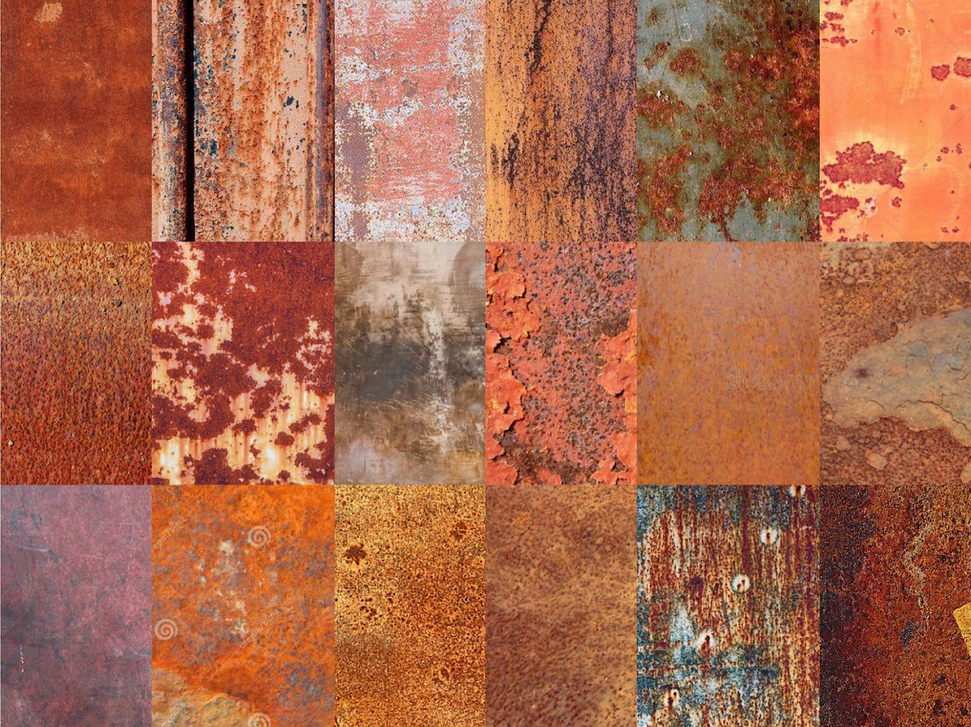
#> input picture Training2.png, 971 x 727 px, shrunk from 2048 x 1534 before the run, given in place of test9.png, which was not available
$ python 'Corrosion Detection.py'
#> lines starting #> are read from the running program, lines starting #| are printed output that depends on the picture; pictures that were not available may be replaced by others from this repository, and a replacement may not be noted
#Hello
#This code is used to identify corroded area in an image.

import numpy as np
import cv2
import matplotlib.pyplot as plt


# The funtion of downsampling gray intensity value of the image
def downsample(input):
    new_image = input.copy()
    max_gray_level = maxGrayLevel(input)
    height = input.shape[0]
    width = input.shape[1]

    # if the max gray scale of the image is larger than gray_level that user set,
    # then the max gray intensity will be downsampled to reduce the size of the gray level co-occurrence matrix
    if max_gray_level > gray_level:
        for j in range(height):
            for i in range(width):
                new_image[j][i] = new_image[j][i] * gray_level / max_gray_level
    return new_image

# Pad the image to square for easy extraction of patches with size of 15(pixels)*15(pixels)
def pad_image( image ):
    height = image.shape[0]
    width = image.shape[1]
    hei = height % 15
    wid = width % 15
    new_height = height+15-hei
    new_width = width+15-wid
    if new_height >= new_width:
        img = cv2.copyMakeBorder(image, 0, 15-hei, 0, new_height-width, cv2.BORDER_CONSTANT, value=[255,255,255])
    else:
        img = cv2.copyMakeBorder(image, 0,new_width-height , 0, 15-wid, cv2.BORDER_CONSTANT, value=[255, 255, 255])

    return img

# Cut the input image into patches with size of 15(pixels)*15(pixels)
def cut_image(image):
    height = image.shape[0]
    width = image.shape[1]
    hei_num = int(height/15)
    wid_num = int(width/15)
    crop_list=[]
    count=0
    for j in range(wid_num):
        for i in range(hei_num):
            count+=1
            cropped=image[(i*15):((i*15)+14),(j*15):((j*15)+14)]
            crop_list.append(cropped)

    return crop_list


# Calculate the maximum gray scale value of the image
def maxGrayLevel(image):
    max_gray_level = 0
    height = image.shape[0]
    width = image.shape[1]
    for y in range(height):
        for x in range(width):
            if image[y][x] > max_gray_level:
                max_gray_level = image[y][x]
    return max_gray_level+1

# Calculate the gray-level co-occurrence matrix
def getGLCM(image, x, y):
    srcdata = image.copy()
    ret = [[0.0 for i in range(gray_level)] for j in range(gray_level)]
    height = image.shape[0]
    width = image.shape[1]

    for j in range(height - y):
        for i in range(width - x):
            rows = srcdata[j][i]
            cols = srcdata[j + y][i + x]
            ret[rows][cols] += 1.0

    for i in range(gray_level):
        for j in range(gray_level):
            ret[i][j] /= float(height * width)

    return ret


# Calculate the energy of the gray-level co-occurrence matrix
def Feature(glcm):
    Energy = 0.0
    for i in range(gray_level):
        for j in range(gray_level):
            if glcm[i][j] > 0.0:
                Energy += glcm[i][j] * glcm[i][j]
    return  Energy


# Read the input image and convert to gray image and HSV image
img = cv2.imread('/Users/pro/Desktop/Summer Project/Identification of corroded area/Images/test9.png')
#> img is the input picture: shape (727, 971, 3); mean B, G, R 76.1, 103.7, 169.2
img1 =cv2.cvtColor(img, cv2.COLOR_BGR2RGB)
original_height = img.shape[0]
#> original_height = 727
original_width = img.shape[1]
#> original_width = 971
print("The size of the original image:")
print(img.shape)
#| (727, 971, 3)

img2 = pad_image(img1)
#> in pad_image, `img = cv2.copyMakeBorder(image, 0,new_width-height , 0, 15-wid, cv2.BO..`:
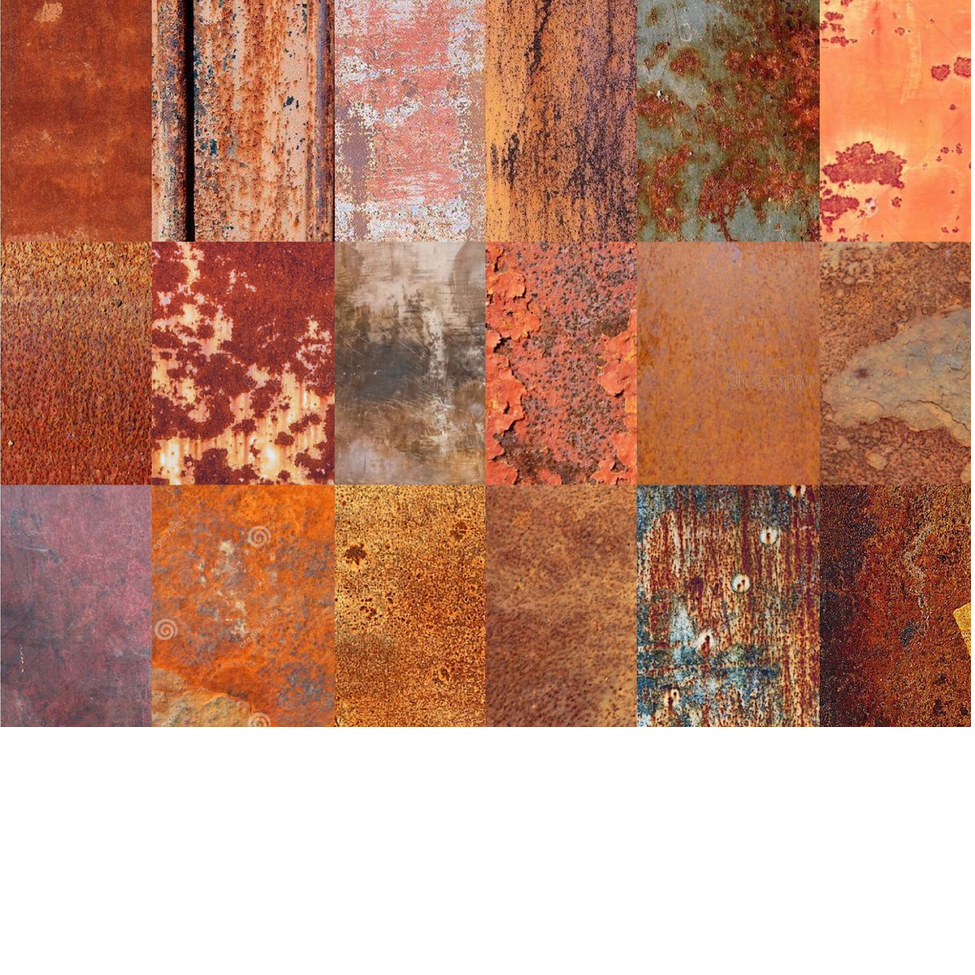
#> img: shape (975, 975, 3); mean R, G, B 191.3, 142.6, 122.1
print("The size of the padded image:")
print(img2.shape)
#| (975, 975, 3)

gray = cv2.cvtColor(img2, cv2.COLOR_RGB2GRAY)
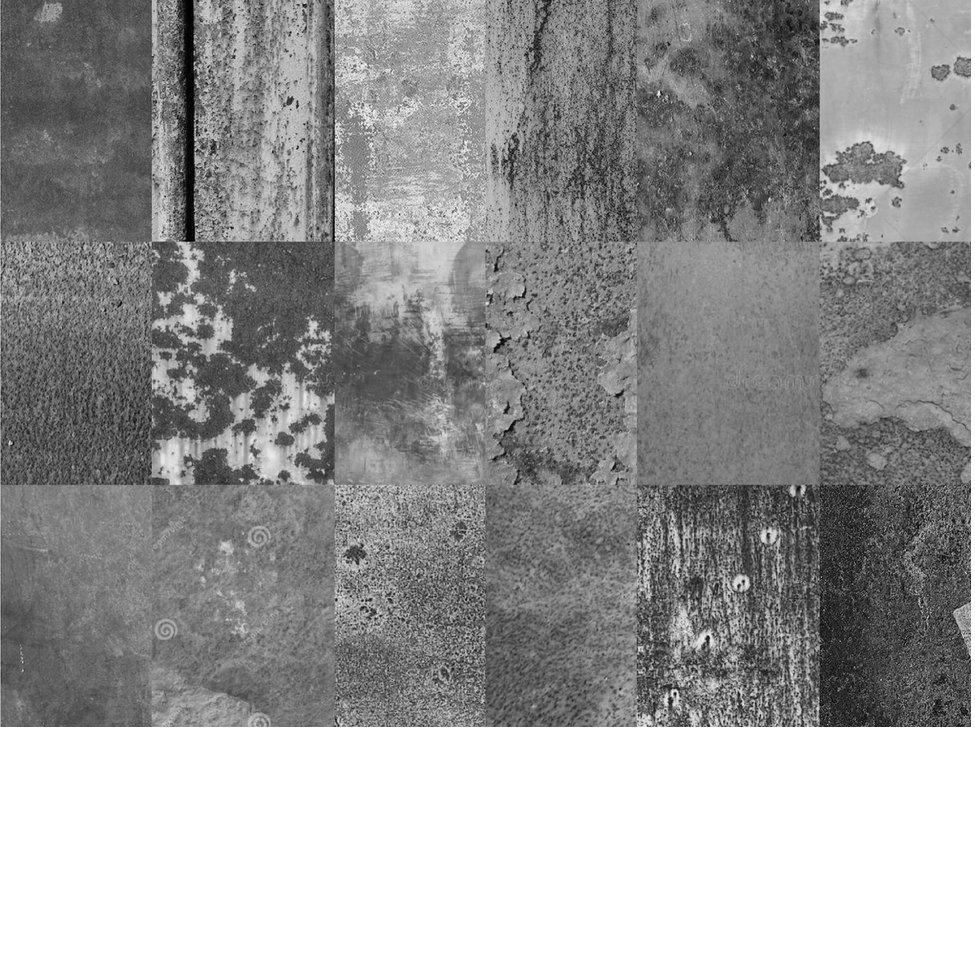
#> gray: shape (975, 975); min 0, max 255, mean 154.8
HSV = cv2.cvtColor(img2, cv2.COLOR_RGB2HSV)
#> HSV: shape (975, 975, 3); mean H, S, V 16.4, 105.7, 191.4

# Read the training set
training_data1 = cv2.imread('/Users/pro/Desktop/Summer Project/Identification of corroded area/Training data/Training1.png')
training_data2 = cv2.imread('/Users/pro/Desktop/Summer Project/Identification of corroded area/Training data/Training2.png')
training_data1 = cv2.cvtColor(training_data1,cv2.COLOR_BGR2RGB)
training_data2 = cv2.cvtColor(training_data2,cv2.COLOR_BGR2RGB)
training_data = np.concatenate([training_data1, training_data2], axis=1)
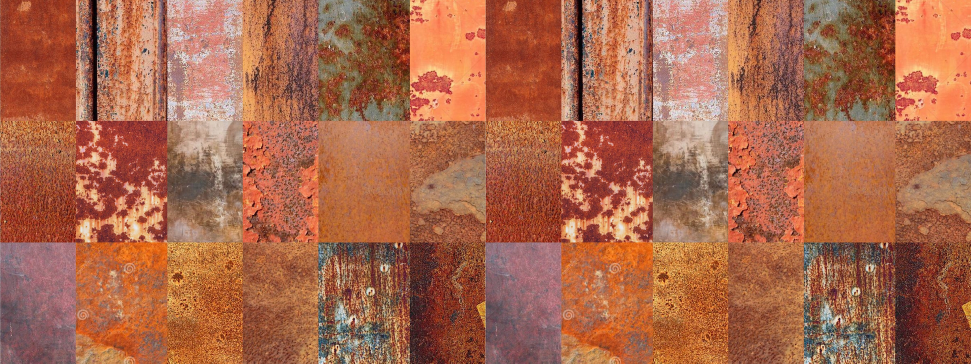
#> training_data: shape (727, 1942, 3) (shown at 1/2 size); mean R, G, B 169.2, 103.7, 76.1

# Calculate the maximum gray scale value of the image
max_gray_level = maxGrayLevel(gray)
#> after the loop in maxGrayLevel, `for y in range(height):`: max_gray_level = 255
#> max_gray_level = 256
print("The max gray level of the image is:")
print(max_gray_level)
#| 256

# Set the maximum gray level
gray_level = 31

# Generate a new image through the downsampling process
new_image = downsample(gray)

# Cut image into a number of patches with size of 15(pixels)*15(pixels)
gray_list = cut_image(new_image)
#> after the loop in cut_image, `for j in range(wid_num):`: count = 4225; crop_list = 4225 items
#> gray_list = 4225 items
HSV_list = cut_image(HSV)
#> HSV_list = 4225 items
img_list = cut_image(img2)
#> img_list = 4225 items

count_patch=0
# Calculate the energy of gray-level co-occurrence matrix of each patch and select those rough ones
select_patch =[]
for patch1 in gray_list:
    glcm = getGLCM(patch1,5,0)
    energy = Feature(glcm)
    if energy < 0.2:  # Users can set threshold of energy of GLCM to obtain the best identification result
        select_patch.append('True')
        count_patch+=1
    else:
        select_patch.append('False')
#> this loop made 4225 passes
#> energy on passes 1 to 12: 0.0249, 0.0236, 0.0155, 0.018, 0.0246, 0.0267, 0.025, 0.0207, 0.0307, 0.0368, 0.0211, 0.0302
#> after the loop, count_patch = 3173; select_patch = 4225 items, first 6: 'True', 'True', 'True', 'True', 'True', 'True'
print("The total number of patches:")
print(len(select_patch))
#| 4225
print("The number of patches that have passed the roughness stage:")
print(count_patch)
#| 3173


# Generate the HS bi-dimensional histogram of training set
hsv = cv2.cvtColor(training_data, cv2.COLOR_RGB2HSV)
#> hsv: shape (727, 1942, 3); mean H, S, V 22.1, 142.3, 169.4
hist = cv2.calcHist([hsv], [0, 1], None, [180, 256], [0, 180, 0, 256])
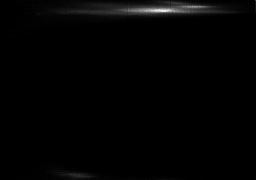
#> hist: shape (180, 256) float32; min 0, max 2732, mean 30.6; drawn with min black and max white

# Calculate the peak value of HS bi-dimensional histogram
max_value = 0
for row in hist:
    for value in row:
        if value >= max_value:
            max_value = value
#> after the loop, max_value = 2732
print("The peak of HS bi-dimensional histogram of training set:")
print(max_value)
#| 2732.0

# Label the pixels of each patch depending on the percentage of the height of corresponding histogram bin and the peak value
for (value1,patch1,patch2) in zip(select_patch,HSV_list,img_list):
    if(value1=='True'):
        for(raw1,raw2) in zip(patch1,patch2):
            for(pixel1,pixel2) in zip(raw1,raw2):
                if((pixel1[1]<50 and (pixel1[2]<200 and pixel1[2]>50)) or (pixel1[1]>50 and pixel1[2]>50)):
                    h = pixel1[0]
                    s = pixel1[1]
                    v = pixel1[2]
                    value = hist[h][s]
                    rate = value/max_value
                    if rate <=1 and rate > 0.75:
                        pixel1[0]=160
                        pixel1[1]=200
                        pixel1[2]=200
                        pixel2[0]=255
                        pixel2[1]=0
                        pixel2[2]=0

                    elif rate <= 0.75 and rate > 0.5:
                        pixel1[0] = 20
                        pixel1[1] = 200
                        pixel1[2] = 200
                        pixel2[0] = 230
                        pixel2[1] = 117
                        pixel2[2] = 80

                    elif rate <= 0.5 and rate > 0.25:
                        pixel1[0] = 60
                        pixel1[1] = 255
                        pixel1[2] = 255
                        pixel2[0] = 0
                        pixel2[1] = 255
                        pixel2[2] = 0

                    elif rate <=0.25 and rate >0.1:
                        pixel1[0] = 110
                        pixel1[1] = 180
                        pixel1[2] = 180
                        pixel2[0] = 0
                        pixel2[1] = 0
                        pixel2[2] = 255
#> this loop made 4225 passes
#> value1 on passes 1 to 3: 'True', 'True', 'True'
#> after the loop, pixel1 = [0, 0, 255]; pixel2 = [255, 255, 255]

count=0
# Merge all the processed patches to get the result image
height = img2.shape[0]
#> height = 975
width = img2.shape[1]
#> width = 975
hei_num = int(height / 15)
#> hei_num = 65
wid_num = int(width / 15)
#> wid_num = 65
for j in range(wid_num):
    for i in range(hei_num):
        HSV[(i * 15):((i * 15) + 14), (j * 15):((j * 15) + 14)] = HSV_list[count]
        img2[(i * 15):((i * 15) + 14), (j * 15):((j * 15) + 14)] = img_list[count]
        count+=1
#> HSV: shape (975, 975, 3); mean H, S, V 49.1, 132.2, 208.1
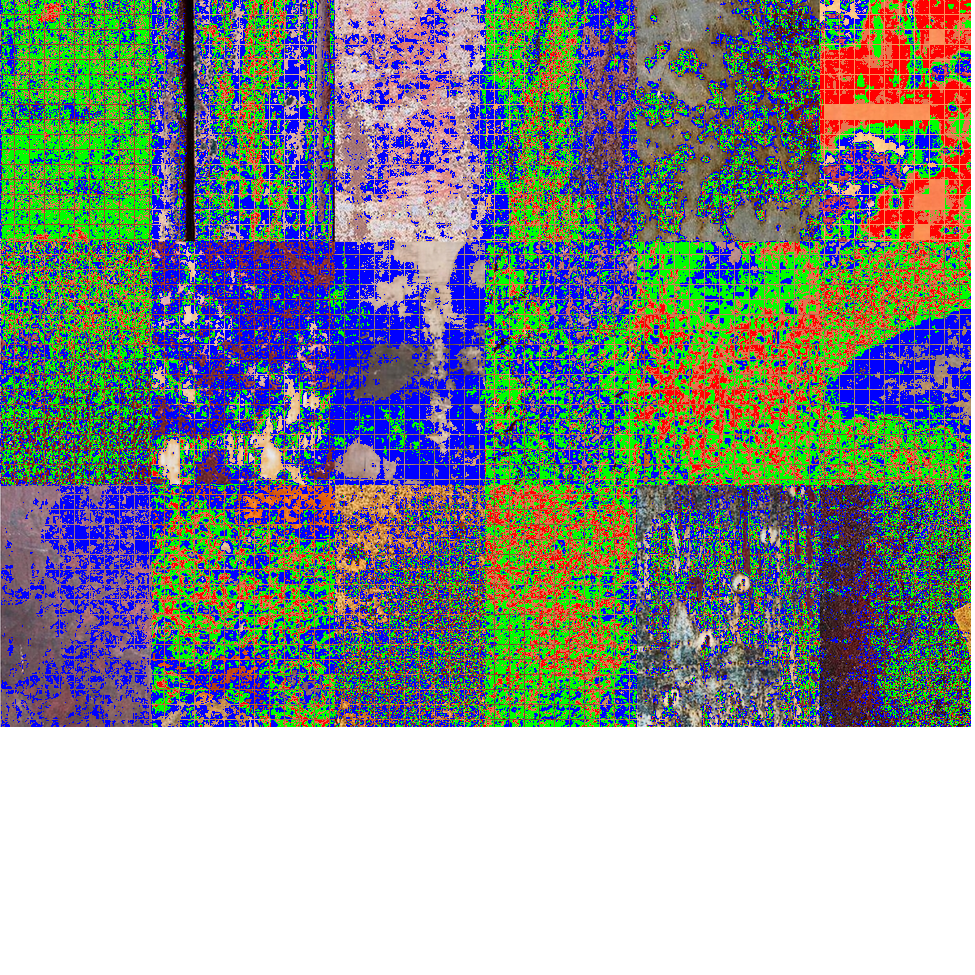
#> img2: shape (975, 975, 3); mean R, G, B 133.8, 145.2, 144.7
#> after the loop, count = 4225


img2=img2[0:original_height,0:original_width]
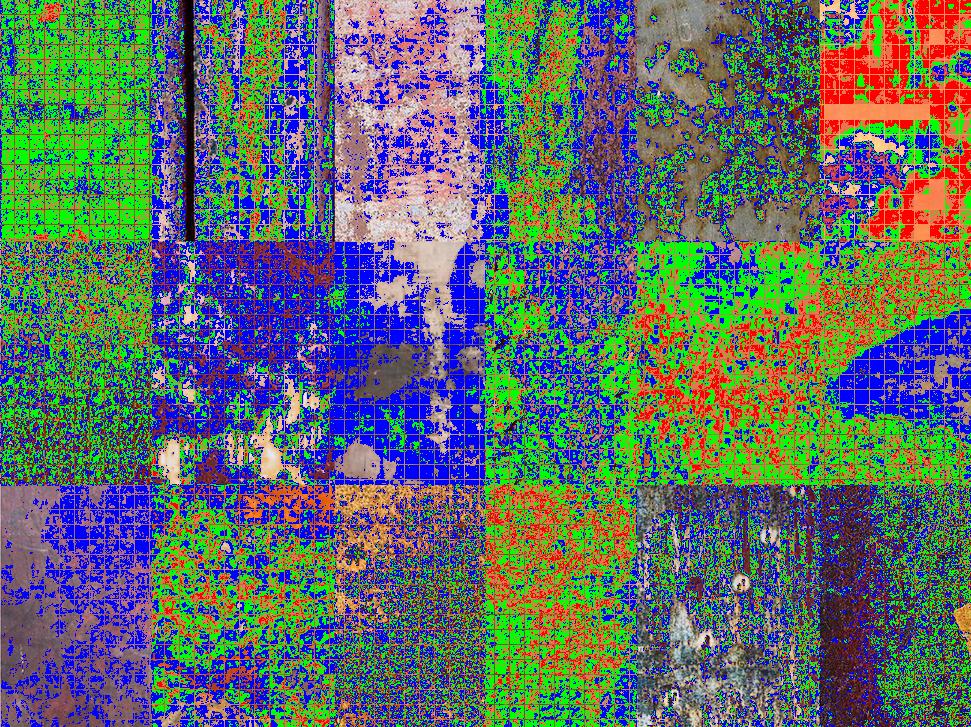
#> img2: shape (727, 971, 3); mean R, G, B 91.8, 107.2, 106.4

plt.subplot(1,2,1),plt.imshow(img1)
plt.title('Original Image'), plt.xticks([]), plt.yticks([])

plt.subplot(1,2,2),plt.imshow(img2)
plt.title('Precision Result'), plt.xticks([]), plt.yticks([])

plt.show()
